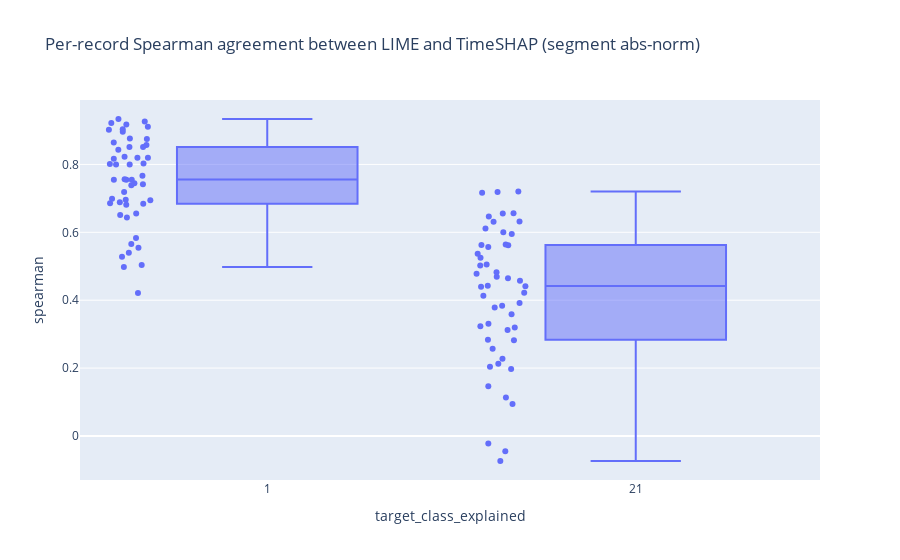

Notebook cell for this chart:
### Code cell
import numpy as np
import plotly.express as px

# only keep rows where both exist
dfp = df_piv.dropna(subset=["LIME", "TimeSHAP"]).copy()

df_spear = (
    dfp.groupby(["mat_path", "target_class_explained"])[["LIME", "TimeSHAP"]]
       .apply(lambda g: g["LIME"].corr(g["TimeSHAP"], method="spearman") if len(g) >= 3 else np.nan)
       .reset_index(name="spearman")
)

fig = px.box(
    df_spear.dropna(subset=["spearman"]),
    x="target_class_explained",
    y="spearman",
    points="all",
    title="Per-record Spearman agreement between LIME and TimeSHAP (segment abs-norm)",
)
fig.show()

### Figure 1 — Plotly figure (JSON) as saved in the notebook; plotly's stock layout.template omitted (floating-point values rounded to 4 significant figures)
{"data": [{"alignmentgroup": "True", "boxpoints": "all", "hovertemplate": "target_class_explained=%{x}<br>spearman=%{y}<extra></extra>", "legendgroup": "", "marker": {"color": "#636efa"}, "name": "", "notched": false, "offsetgroup": "", "orientation": "v", "showlegend": false, "type": "box", "x": ["1", "1", "1", "1", "1", "1", "1", "1", "1", "21", "1", "1", "1", "1", "1", "1", "1", "1", "1", "1", "1", "1", "1", "1", "1", "1", "1", "1", "1", "1", "1", "1", "1", "1", "1", "1", "1", "1", "1", "1", "21", "1", "1", "1", "1", "1", "21", "21", "21", "21", "21", "21", "21", "1", "21", "21", "21", "1", "21", "21", "21", "1", "21", "21", "21", "21", "21", "21", "21", "21", "1", "21", "21", "21", "21", "21", "21", "21", "21", "21", "21", "21", "21", "21", "21", "1", "21", "21", "21", "21", "21", "21", "21", "21", "1", "21", "21", "21", "21", "21"], "x0": " ", "xaxis": "x", "y": [0.8511, 0.9173, 0.8647, 0.5549, 0.7549, 0.8767, 0.5835, 0.8436, 0.7414, 0.5368, 0.8752, 0.7669, 0.5398, 0.8195, 0.8962, 0.9218, 0.7188, 0.6962, 0.7383, 0.8, 0.6887, 0.6812, 0.5038, 0.9038, 0.803, 0.7549, 0.8, 0.5654, 0.8226, 0.8511, 0.9338, 0.7564, 0.6857, 0.8571, 0.9023, 0.8195, 0.4211, 0.8165, 0.5278, 0.9263, 0.1465, 0.9113, 0.6947, 0.7549, 0.6992, 0.7444, 0.2276, 0.4692, 0.6565, 0.3839, 0.2129, 0.3782, 0.5644, 0.4977, 0.2824, 0.5248, 0.1133, 0.8015, 0.3589, 0.6555, 0.5629, 0.6511, -0.02233, 0.1974, 0.7186, 0.4422, 0.5049, 0.4572, 0.422, 0.7163, 0.6842, 0.5023, -0.07373, 0.4128, 0.3917, 0.5947, 0.2833, 0.6002, 0.6463, 0.2568, 0.4647, 0.7199, 0.6113, 0.3231, -0.04503, 0.6436, 0.4398, 0.5567, 0.09456, 0.478, 0.4824, 0.3193, 0.3308, 0.2041, 0.6556, 0.6313, 0.3122, 0.4413, 0.5619, 0.6319], "y0": " ", "yaxis": "y"}], "layout": {"boxmode": "group", "legend": {"tracegroupgap": 0}, "title": {"text": "Per-record Spearman agreement between LIME and TimeSHAP (segment abs-norm)"}, "xaxis": {"anchor": "y", "domain": [0, 1], "title": {"text": "target_class_explained"}}, "yaxis": {"anchor": "x", "domain": [0, 1], "title": {"text": "spearman"}}}}
